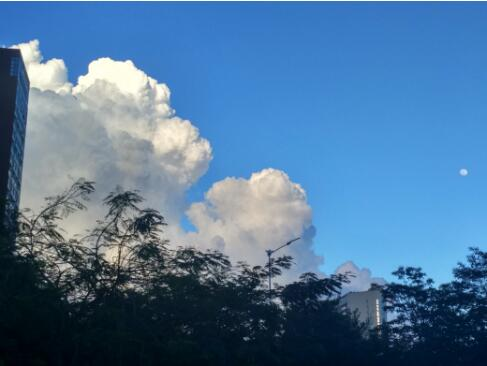
#> input picture normal_7.jpg, 487 x 366 px, found by its file name
$ python distortion.py
#> lines starting #> are read from the running program, lines starting #| are printed output that depends on the picture
#> further down, srcImg is the input picture: shape (366, 487, 3); mean B, G, R 154.1, 117.8, 79.2
# coding: utf-8

import numpy as np
import cupy as cp
import cv2
import math
import time

def distortImg(srcImg, dstImg, fx, fy, cx, cy):
    # pass
#> called with fx = 589.3, fy = 589.3, cx = 243.5, cy = 183
    print("hello")
    imgHeight, imgWidth = srcImg.shape[:2]
#> imgHeight = 366; imgWidth = 487
    # right
    print(imgHeight, ' ', imgWidth)
#| 366   487
    # A, B = dstImg.shape[:2]
    # print(A, ' ', B)

    D = [0.3782, 0.9719, 0, 0, -2.9170]
    pSrcData = srcImg
    value = [0,0,0]
    start = time.time()

    for j in range(imgHeight):
        for i in range(imgWidth):
            # //转到摄像机坐标系
            X = (i-cx) / fx
            Y = (j-cy) / fy
            r2 = X * X + Y * Y
            # //加上畸变
            newX = X * (1 + D[0]*r2 + D[1]*r2*r2)
            newY = Y * (1 + D[0]*r2 + D[1]*r2*r2)

            # //再转到图像坐标系
            u = newX * fx + cx
            v = newY * fy + cy
            # //双线性插值
            u0 = math.floor(u)
            v0 = math.floor(v)
            u1 = u0 + 1
            v1 = v0 + 1

            dx = u - u0
            dy = v - v0
            weight1 = (1-dx) * (1-dy)
            weight2 = dx * (1-dy)
            weight3 = (1-dx) * dy
            weight4 = dx * dy

            for k in range(3):
                if u0 >= 0 and u1 < imgWidth and v0 >= 0 and v1 < imgHeight:
                    value[k]=int(pSrcData[j,i][k]*weight1+pSrcData[j,i+1][k]*weight2+pSrcData[j+1,i][k]*weight3+pSrcData[j+1,i+1][k]*weight4)
                else:
                    value = [0,0,0]

            dstImg[j, i] = (value[0], value[1], value[2])
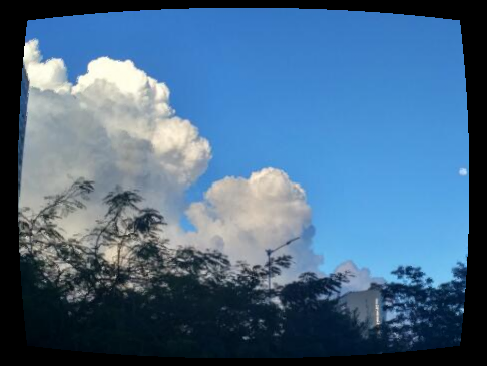
#> dstImg: shape (366, 487, 3); mean B, G, R 136.5, 106.1, 73.1

            # [8 lines of commented-out code are left out]

    end = time.time()
    print('using time: ', end - start)
    return dstImg

if __name__ == '__main__':
    imgPath="/home/wenxiangyu/project/camera_distortion/normal_7.jpg"

    srcImg = cv2.imread(imgPath)
    # dstImg = np.zeros(srcImg.shape[:2])
    dstImg = srcImg

    # cv2.imshow("showImg", srcImg)
    # cv2.waitKey(0)

    rate_ = 0.6
    fx=982.140
    fy=982.140
    fx = fx * rate_
    fy = fy * rate_
    cx=243.500
    cy=183.000

    dstImg = distortImg(srcImg, dstImg, fx, fy, cx, cy)

    cv2.imwrite('/home/wenxiangyu/dstImg.jpg', dstImg)
    # cv2.imshow("showImg", dstImg)
    # cv2.waitKey(0)

$ run again, with normal_3.jpg copied over normal_7.jpg
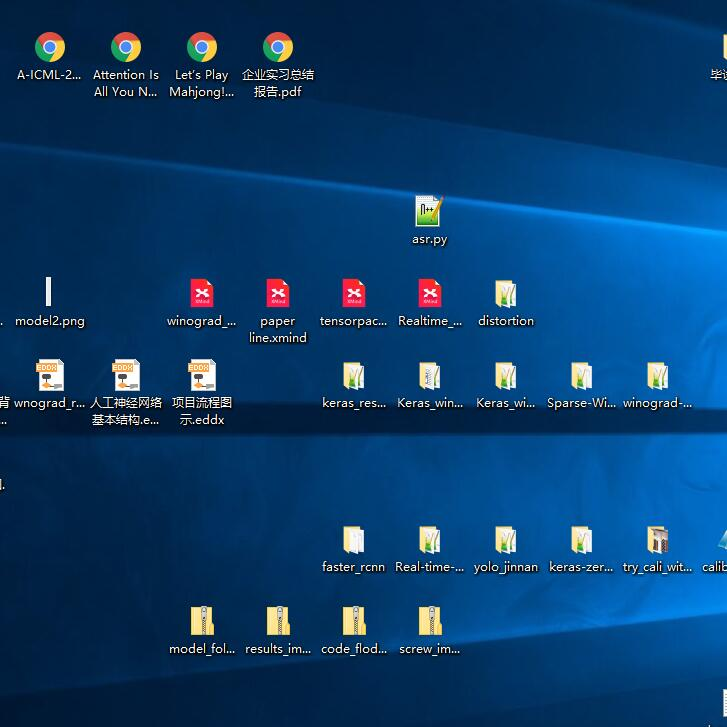
#> input picture normal_3.jpg, 727 x 727 px, found by its file name
#> srcImg is the input picture: shape (727, 727, 3); mean B, G, R 107.5, 60.7, 10.6
#| 727   727
#> after the loop in distortImg, `for j in range(imgHeight):`:
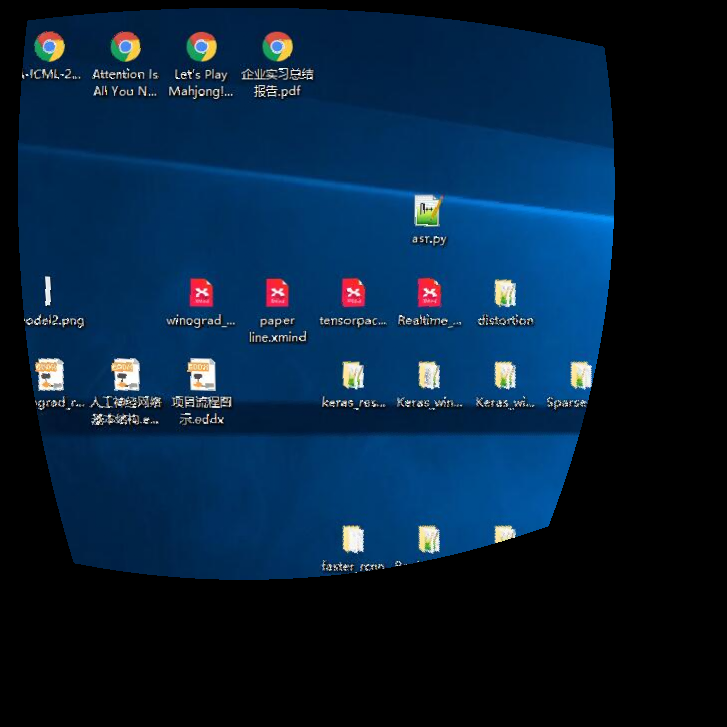
#> dstImg: shape (727, 727, 3); mean B, G, R 59.2, 33.6, 7.4
